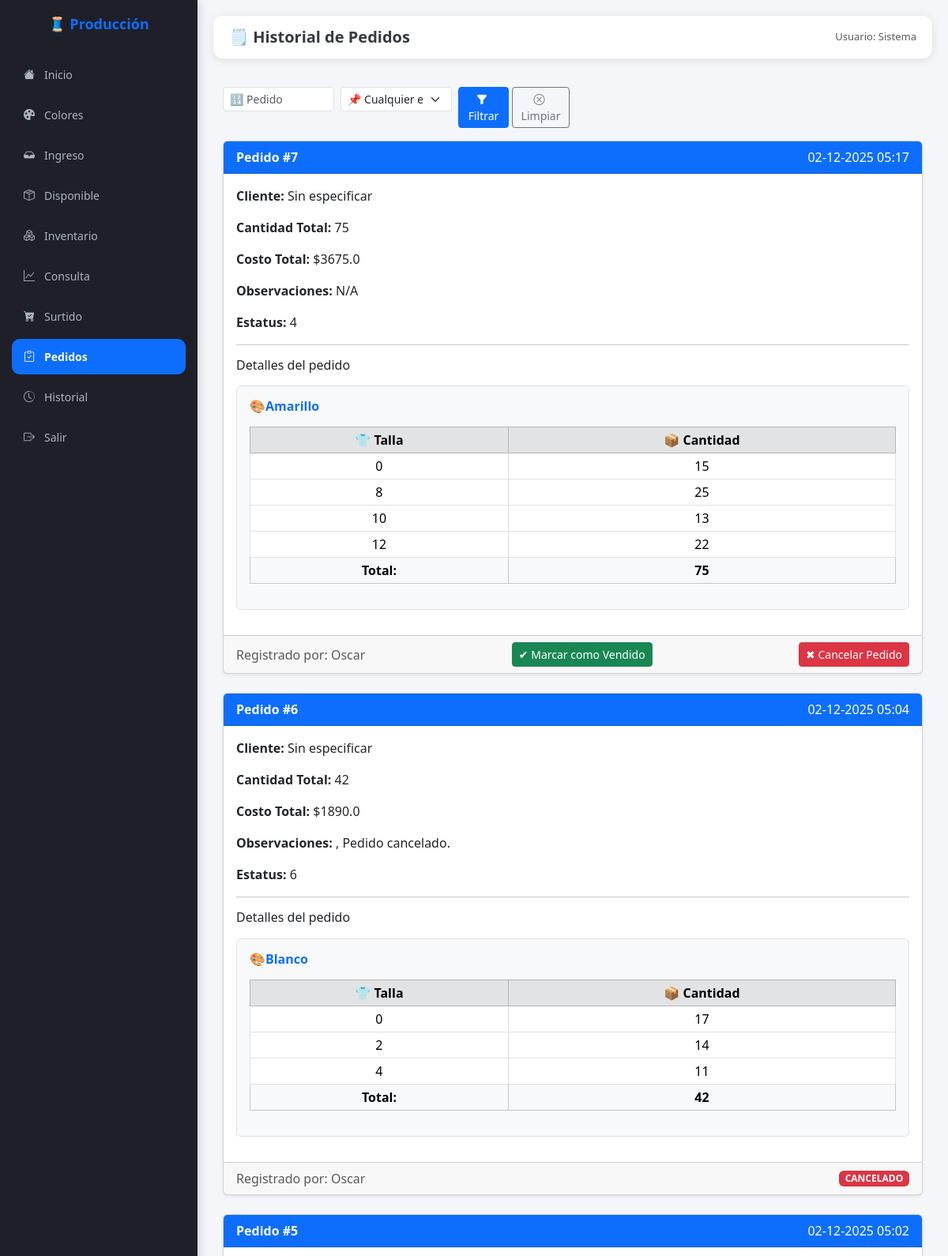
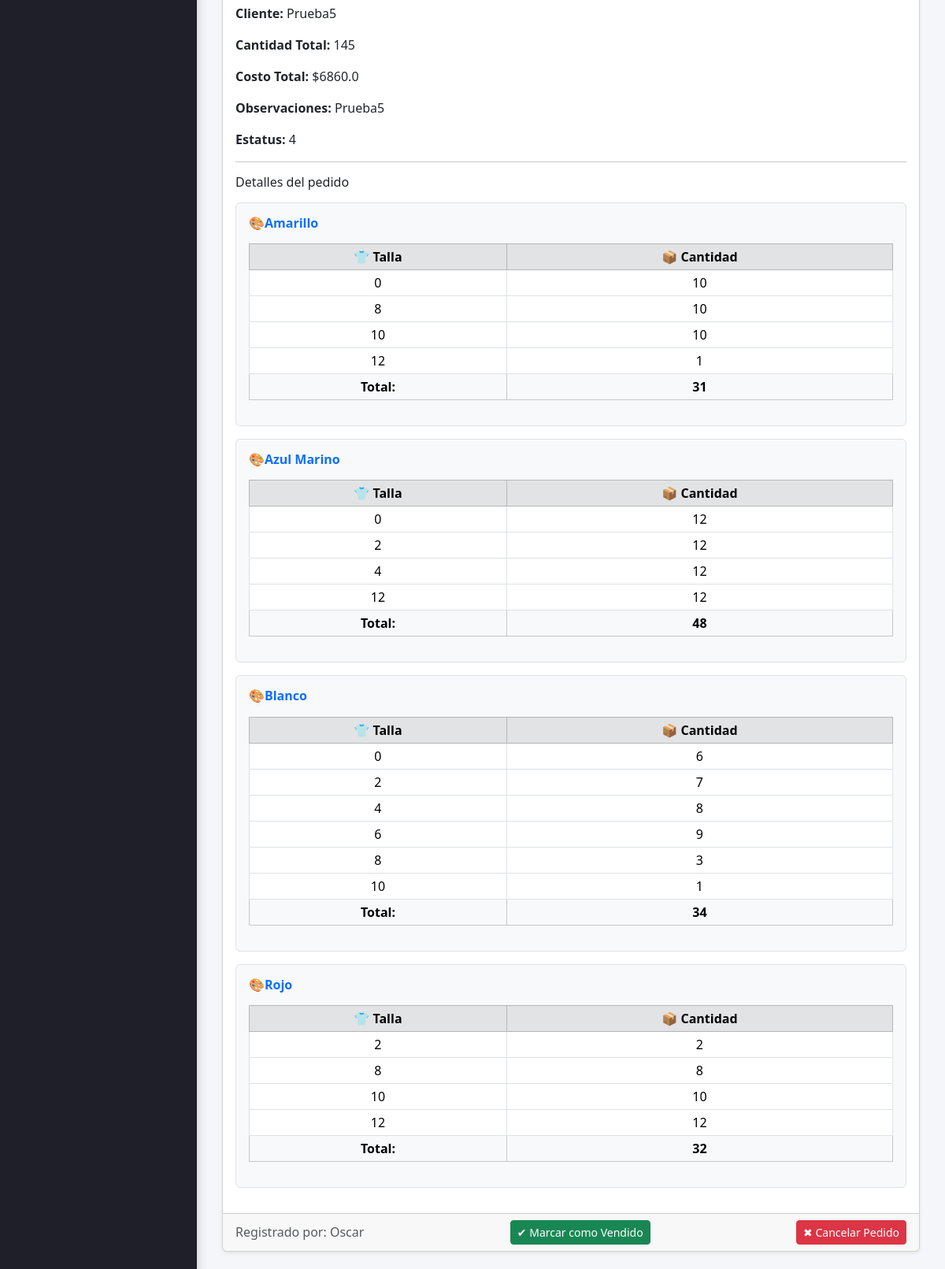
The app's page /pedidos (upper part) with its own data (2 pictures, top to bottom).
### modelos.py (models this page shows, shortened)
class Pedido(db.Model):
    __tablename__ = "pedidos"
    id = db.Column(db.Integer, primary_key=True)
    numero_pedido = db.Column(db.Integer, nullable=False)
    cliente = db.Column(db.String(100), nullable=True)
    fecha = db.Column(db.DateTime, default=datetime.utcnow)
    costo_total = db.Column(db.Float, nullable=False, default=0.0)
    observaciones = db.Column(db.Text, nullable=True)
    usuario = db.Column(db.String(50), default="sistema")
    status_pedido = db.Column(db.Integer, db.ForeignKey("status_pedido.id"), nullable=False)

class Color(db.Model):
    __tablename__ = "color"
    id = db.Column(db.Integer, primary_key=True)
    nombre = db.Column(db.String(50), unique=True, nullable=False)
    cortes = db.relationship("Corte", back_populates="color")  # 🔥 aquí
    inventarios = db.relationship("Inventario", back_populates="color")  # 🆕 aquí

class PedidoDetalle(db.Model):
    __tablename__ = "pedido_detalles"
    id = db.Column(db.Integer, primary_key=True)
    pedido_id = db.Column(
        db.Integer,
        db.ForeignKey("pedidos.id"),
        nullable=False
    )
    color_id = db.Column(
        db.Integer,
        db.ForeignKey("color.id"),
        nullable=False
    )
    talla_id = db.Column(
        db.Integer,
        db.ForeignKey("talla.id"),
        nullable=False
    )
    cantidad = db.Column(db.Integer, nullable=False)
    inventario_status_id = db.Column(
        db.Integer,
        db.ForeignKey("status.id"),
        nullable=False
    )
    pedido = db.relationship("Pedido", backref="detalles")
    color = db.relationship("Color")
    talla = db.relationship("Talla")
    status = db.relationship("Status")  # Opcional, pero útil

class Talla(db.Model):
    __tablename__ = "talla"
    id = db.Column(db.Integer, primary_key=True)
    nombre = db.Column(db.String(10), unique=True, nullable=False)
    costo = db.Column(db.Float, nullable=False, default=0.0)
    producciones = db.relationship("Produccion", back_populates="talla")

### app.py (the view)
@app.route("/pedidos")
def ver_pedidos():
    pedidos = Pedido.query.order_by(Pedido.fecha.desc()).all()
    status_pedidos = (StatusPedido.query.order_by(StatusPedido.id.desc()).limit(3).all()[::-1])
    totales_por_color = {}
    for pedido in pedidos:
        totales_por_color[pedido.id] = {}  # un diccionario por pedido
        for det in pedido.detalles:
            color = det.color.nombre
            cantidad = det.cantidad
            if color not in totales_por_color[pedido.id]:
                totales_por_color[pedido.id][color] = 0
            totales_por_color[pedido.id][color] += cantidad
    estado_id = request.args.get("estado")
    numero_pedido = request.args.get("numero_pedido", "").strip()
    if estado_id and estado_id != "":
        pedidos = [p for p in pedidos if p.status_pedido == int(estado_id)]
    if numero_pedido:
        pedidos = [p for p in pedidos if str(p.numero_pedido) == numero_pedido]
    return render_template(
        "pedidos.html",
        pedidos=pedidos,
        status_pedidos=status_pedidos,
        totales_por_color=totales_por_color
    )

### templates/pedidos.html (shortened to what this page needs)
{% extends "base.html" %}
{% block header %}🗒️ Historial de Pedidos{% endblock %}
{% block content %}
<div class="container py-3">
    <form class="row g-2 mb-3" method="GET" action="{{ url_for('ver_pedidos') }}">
    <div class="col-12 col-md-2">
      <input type="text" name="numero_pedido" class="form-control form-control-sm"
             placeholder="🔢 Pedido" value="{{ request.args.get('numero_pedido','') }}">
    </div>
    <div class="col-12 col-md-2">
        <select name="estado" class="form-select form-select-sm">
        <option value="">📌 Cualquier estado</option>
        </select>
    </div>
    <div class="col-12 col-md-2 d-flex gap-1">
        <button class="btn btn-primary btn-sm flex-fill" type="submit">
        <i class="bi bi-funnel-fill me-1"></i> Filtrar
        </button>
        <a href="{{ url_for('ver_pedidos') }}" class="btn btn-outline-secondary btn-sm flex-fill">
        <i class="bi bi-x-circle me-1"></i> Limpiar
        </a>
    </div>
    </form>
    {% if pedidos %}
        {% for pedido in pedidos %}
        <div class="card shadow-sm mb-4">
            <div class="card-header bg-primary text-white d-flex justify-content-between align-items-center">
                <span><strong>Pedido #{{ pedido.numero_pedido }}</strong></span>
                <span>{{ pedido.fecha.strftime('%d-%m-%Y %H:%M') }}</span>
            </div>
            <div class="card-body">
                <p><strong>Cliente:</strong> {{ pedido.cliente or "Sin especificar" }}</p>
                <p><strong>Cantidad Total:</strong> {{ pedido.detalles | sum(attribute='cantidad') }}</p>
                <p><strong>Costo Total:</strong> ${{ pedido.costo_total }}</p>
                <p><strong>Observaciones:</strong> {{ pedido.observaciones or "N/A" }}</p>
                <p><strong>Estatus:</strong> {{ pedido.status_pedido or "N/A" }}</p>
                <hr>
                <h6 class="mb-3">Detalles del pedido</h6>
                {% if pedido.detalles %}
                    {% set detalles_ordenados = pedido.detalles|sort(attribute='talla.id') %}
                    {% set grupos_color = detalles_ordenados|groupby('color.nombre') %}
                    {% for color, items in grupos_color %}
                        {% set items_list = items|list %}
                        <div class="mb-3 p-3 border rounded bg-light">
                            <h6 class="text-primary mb-3">🎨<strong>{{ color }}</strong></h6>
                            <div class="table-wrapper">
                                <table class="table table-sm table-bordered">
                                    <thead class="table-secondary sticky-top">
                                        <tr>
                                            <th class="text-center" data-label="Talla">👕 Talla</th>
                                            <th class="text-center" data-label="Cantidad">📦 Cantidad</th>
                                        </tr>
                                    </thead>
                                    <tbody>
                                        {% for item in items_list %}
                                            <tr>
                                                <td class="text-center" data-label="Talla">{{ item.talla.nombre }}</td>
                                                <td class="text-center" data-label="Cantidad">{{ item.cantidad }}</td>
                                            </tr>
                                        {% endfor %}
                                    </tbody>
                                    <tfoot>
                                        <tr class="table-light fw-bold">
                                            <td class="text-center">Total:</td>
                                            <td class="text-center">{{ totales_por_color[pedido.id][color] }}</td>
                                        </tr>
                                    </tfoot>
                                </table>
                            </div>
                        </div>
                    {% endfor %}
                {% else %}
                    <div class="alert alert-warning mb-0">
                        Este pedido aún no tiene detalles registrados.
                    </div>
                {% endif %}
            </div>
            <div class="card-footer text-muted d-flex justify-content-between align-items-center flex-wrap gap-2">
                <span>Registrado por: {{ pedido.usuario }}</span>
                {% if pedido.status_pedido != 5 and pedido.status_pedido != 6 %}
                    <button class="btn btn-success btn-sm" onclick="marcarVendido({{ pedido.id }})">
                        ✔ Marcar como Vendido
                    </button>
                    <button class="btn btn-danger btn-sm" onclick="cancelarPedido({{ pedido.id }})">
                        ✖ Cancelar Pedido
                    </button>
                {% elif pedido.status_pedido == 5 %}
                    <span class="badge bg-success">VENDIDO</span>
                {% elif pedido.status_pedido == 6 %}
                    <span class="badge bg-danger">CANCELADO</span>
                {% endif %}
            </div>
        </div>
        {% endfor %}
    {% else %}
        <div class="alert alert-info text-center">
            No hay pedidos registrados aún.
        </div>
    {% endif %}
</div>
{% endblock %}

### templates/base.html (style rules this page uses)
* { margin: 0; padding: 0; box-sizing: border-box; }
html, body { height: 100%; width: 100%; }
body { font-family: 'Segoe UI', Tahoma, Geneva, Verdana, sans-serif; background: #f5f6fa; display: flex; flex-direction: column; padding-bottom: 80px; }

### records on screen
Pedido: numero_pedido "7", fecha "02-12-2025 05:17", cliente "Sin especificar", detalles|sum "75", costo_total "3675.0", observaciones "N/A", status_pedido "4", usuario "Oscar"
Color: nombre "Amarillo", nombre "75", nombre "31"
PedidoDetalle: talla.nombre "0", cantidad "15"
PedidoDetalle: talla.nombre "8", cantidad "25"
PedidoDetalle: talla.nombre "10", cantidad "13"
PedidoDetalle: talla.nombre "12", cantidad "22"
Pedido: numero_pedido "6", fecha "02-12-2025 05:04", cliente "Sin especificar", detalles|sum "42", costo_total "1890.0", observaciones ", Pedido cancelado.", status_pedido "6", usuario "Oscar", shows "CANCELADO"
Color: nombre "Blanco", nombre "42", nombre "34"
PedidoDetalle: talla.nombre "0", cantidad "17"
PedidoDetalle: talla.nombre "2", cantidad "14"
PedidoDetalle: talla.nombre "4", cantidad "11"
Pedido: numero_pedido "5", fecha "02-12-2025 05:02", cliente "Prueba5", detalles|sum "145", costo_total "6860.0", observaciones "Prueba5", status_pedido "4", usuario "Oscar"
PedidoDetalle: talla.nombre "0", cantidad "10"
PedidoDetalle: talla.nombre "8", cantidad "10"
PedidoDetalle: talla.nombre "10", cantidad "10"
PedidoDetalle: talla.nombre "12", cantidad "1"
Color: nombre "Azul Marino", nombre "48"
PedidoDetalle: talla.nombre "0", cantidad "12"
PedidoDetalle: talla.nombre "2", cantidad "12"
PedidoDetalle: talla.nombre "4", cantidad "12"
PedidoDetalle: talla.nombre "12", cantidad "12"
PedidoDetalle: talla.nombre "0", cantidad "6"
PedidoDetalle: talla.nombre "2", cantidad "7"
PedidoDetalle: talla.nombre "4", cantidad "8"
PedidoDetalle: talla.nombre "6", cantidad "9"
PedidoDetalle: talla.nombre "8", cantidad "3"
PedidoDetalle: talla.nombre "10", cantidad "1"
Color: nombre "Rojo", nombre "32"
PedidoDetalle: talla.nombre "2", cantidad "2"
PedidoDetalle: talla.nombre "8", cantidad "8"
PedidoDetalle: talla.nombre "10", cantidad "10"
PedidoDetalle: talla.nombre "12", cantidad "12"
